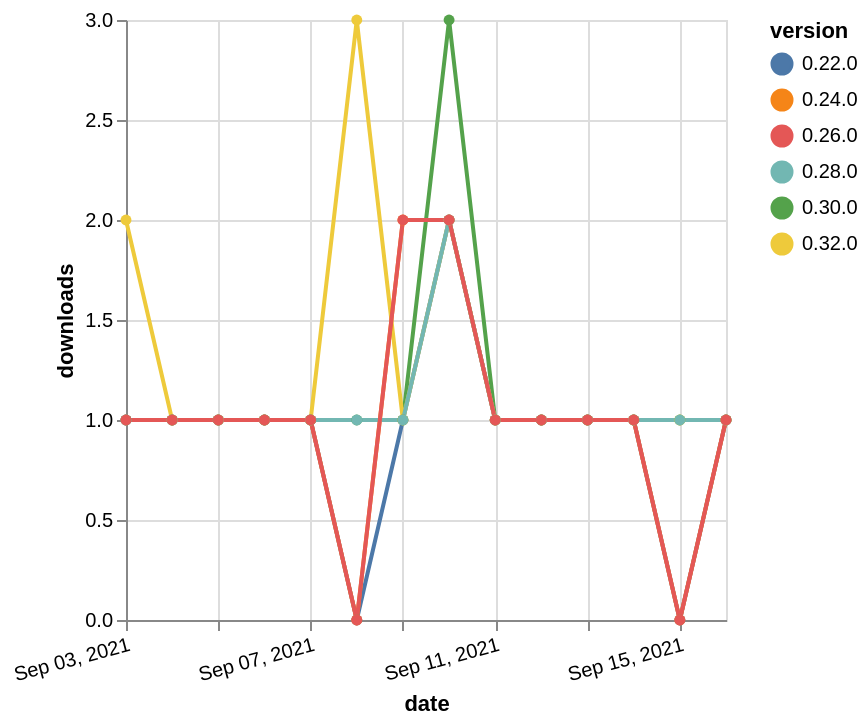

Vega-Lite specification for this chart:
### Vega-Lite specification from a JSON file in a GitHub repository (floating-point values rounded to 4 significant figures)
{"$schema": "https://vega.github.io/schema/vega-lite/v5.json", "description": "A simple bar chart with embedded data.", "data": {"values": [{"date": "2021-09-03", "total": 254, "delta": 1, "version": "0.22.0"}, {"date": "2021-09-04", "total": 255, "delta": 1, "version": "0.22.0"}, {"date": "2021-09-05", "total": 256, "delta": 1, "version": "0.22.0"}, {"date": "2021-09-06", "total": 257, "delta": 1, "version": "0.22.0"}, {"date": "2021-09-07", "total": 258, "delta": 1, "version": "0.22.0"}, {"date": "2021-09-08", "total": 258, "delta": 0, "version": "0.22.0"}, {"date": "2021-09-09", "total": 259, "delta": 1, "version": "0.22.0"}, {"date": "2021-09-10", "total": 261, "delta": 2, "version": "0.22.0"}, {"date": "2021-09-11", "total": 262, "delta": 1, "version": "0.22.0"}, {"date": "2021-09-12", "total": 263, "delta": 1, "version": "0.22.0"}, {"date": "2021-09-13", "total": 264, "delta": 1, "version": "0.22.0"}, {"date": "2021-09-14", "total": 265, "delta": 1, "version": "0.22.0"}, {"date": "2021-09-15", "total": 265, "delta": 0, "version": "0.22.0"}, {"date": "2021-09-16", "total": 266, "delta": 1, "version": "0.22.0"}, {"date": "2021-09-03", "total": 204, "delta": 1, "version": "0.30.0"}, {"date": "2021-09-04", "total": 205, "delta": 1, "version": "0.30.0"}, {"date": "2021-09-05", "total": 206, "delta": 1, "version": "0.30.0"}, {"date": "2021-09-06", "total": 207, "delta": 1, "version": "0.30.0"}, {"date": "2021-09-07", "total": 208, "delta": 1, "version": "0.30.0"}, {"date": "2021-09-08", "total": 209, "delta": 1, "version": "0.30.0"}, {"date": "2021-09-09", "total": 210, "delta": 1, "version": "0.30.0"}, {"date": "2021-09-10", "total": 213, "delta": 3, "version": "0.30.0"}, {"date": "2021-09-11", "total": 214, "delta": 1, "version": "0.30.0"}, {"date": "2021-09-12", "total": 215, "delta": 1, "version": "0.30.0"}, {"date": "2021-09-13", "total": 216, "delta": 1, "version": "0.30.0"}, {"date": "2021-09-14", "total": 217, "delta": 1, "version": "0.30.0"}, {"date": "2021-09-15", "total": 218, "delta": 1, "version": "0.30.0"}, {"date": "2021-09-16", "total": 219, "delta": 1, "version": "0.30.0"}, {"date": "2021-09-03", "total": 130, "delta": 2, "version": "0.32.0"}, {"date": "2021-09-04", "total": 131, "delta": 1, "version": "0.32.0"}, {"date": "2021-09-05", "total": 132, "delta": 1, "version": "0.32.0"}, {"date": "2021-09-06", "total": 133, "delta": 1, "version": "0.32.0"}, {"date": "2021-09-07", "total": 134, "delta": 1, "version": "0.32.0"}, {"date": "2021-09-08", "total": 137, "delta": 3, "version": "0.32.0"}, {"date": "2021-09-09", "total": 138, "delta": 1, "version": "0.32.0"}, {"date": "2021-09-10", "total": 140, "delta": 2, "version": "0.32.0"}, {"date": "2021-09-11", "total": 141, "delta": 1, "version": "0.32.0"}, {"date": "2021-09-12", "total": 142, "delta": 1, "version": "0.32.0"}, {"date": "2021-09-13", "total": 143, "delta": 1, "version": "0.32.0"}, {"date": "2021-09-14", "total": 144, "delta": 1, "version": "0.32.0"}, {"date": "2021-09-15", "total": 145, "delta": 1, "version": "0.32.0"}, {"date": "2021-09-16", "total": 146, "delta": 1, "version": "0.32.0"}, {"date": "2021-09-03", "total": 216, "delta": 1, "version": "0.24.0"}, {"date": "2021-09-04", "total": 217, "delta": 1, "version": "0.24.0"}, {"date": "2021-09-05", "total": 218, "delta": 1, "version": "0.24.0"}, {"date": "2021-09-06", "total": 219, "delta": 1, "version": "0.24.0"}, {"date": "2021-09-07", "total": 220, "delta": 1, "version": "0.24.0"}, {"date": "2021-09-08", "total": 220, "delta": 0, "version": "0.24.0"}, {"date": "2021-09-09", "total": 222, "delta": 2, "version": "0.24.0"}, {"date": "2021-09-10", "total": 224, "delta": 2, "version": "0.24.0"}, {"date": "2021-09-11", "total": 225, "delta": 1, "version": "0.24.0"}, {"date": "2021-09-12", "total": 226, "delta": 1, "version": "0.24.0"}, {"date": "2021-09-13", "total": 227, "delta": 1, "version": "0.24.0"}, {"date": "2021-09-14", "total": 228, "delta": 1, "version": "0.24.0"}, {"date": "2021-09-15", "total": 228, "delta": 0, "version": "0.24.0"}, {"date": "2021-09-16", "total": 229, "delta": 1, "version": "0.24.0"}, {"date": "2021-09-03", "total": 179, "delta": 1, "version": "0.28.0"}, {"date": "2021-09-04", "total": 180, "delta": 1, "version": "0.28.0"}, {"date": "2021-09-05", "total": 181, "delta": 1, "version": "0.28.0"}, {"date": "2021-09-06", "total": 182, "delta": 1, "version": "0.28.0"}, {"date": "2021-09-07", "total": 183, "delta": 1, "version": "0.28.0"}, {"date": "2021-09-08", "total": 184, "delta": 1, "version": "0.28.0"}, {"date": "2021-09-09", "total": 185, "delta": 1, "version": "0.28.0"}, {"date": "2021-09-10", "total": 187, "delta": 2, "version": "0.28.0"}, {"date": "2021-09-11", "total": 188, "delta": 1, "version": "0.28.0"}, {"date": "2021-09-12", "total": 189, "delta": 1, "version": "0.28.0"}, {"date": "2021-09-13", "total": 190, "delta": 1, "version": "0.28.0"}, {"date": "2021-09-14", "total": 191, "delta": 1, "version": "0.28.0"}, {"date": "2021-09-15", "total": 192, "delta": 1, "version": "0.28.0"}, {"date": "2021-09-16", "total": 193, "delta": 1, "version": "0.28.0"}, {"date": "2021-09-03", "total": 207, "delta": 1, "version": "0.26.0"}, {"date": "2021-09-04", "total": 208, "delta": 1, "version": "0.26.0"}, {"date": "2021-09-05", "total": 209, "delta": 1, "version": "0.26.0"}, {"date": "2021-09-06", "total": 210, "delta": 1, "version": "0.26.0"}, {"date": "2021-09-07", "total": 211, "delta": 1, "version": "0.26.0"}, {"date": "2021-09-08", "total": 211, "delta": 0, "version": "0.26.0"}, {"date": "2021-09-09", "total": 213, "delta": 2, "version": "0.26.0"}, {"date": "2021-09-10", "total": 215, "delta": 2, "version": "0.26.0"}, {"date": "2021-09-11", "total": 216, "delta": 1, "version": "0.26.0"}, {"date": "2021-09-12", "total": 217, "delta": 1, "version": "0.26.0"}, {"date": "2021-09-13", "total": 218, "delta": 1, "version": "0.26.0"}, {"date": "2021-09-14", "total": 219, "delta": 1, "version": "0.26.0"}, {"date": "2021-09-15", "total": 219, "delta": 0, "version": "0.26.0"}, {"date": "2021-09-16", "total": 220, "delta": 1, "version": "0.26.0"}]}, "width": "container", "mark": {"type": "line", "point": {"filled": true}}, "encoding": {"x": {"field": "date", "type": "temporal", "timeUnit": "yearmonthdate", "title": "date", "axis": {"labelAngle": -15}}, "y": {"field": "delta", "type": "quantitative", "title": "downloads"}, "color": {"field": "version", "type": "nominal"}, "tooltip": {"field": "delta"}}}
